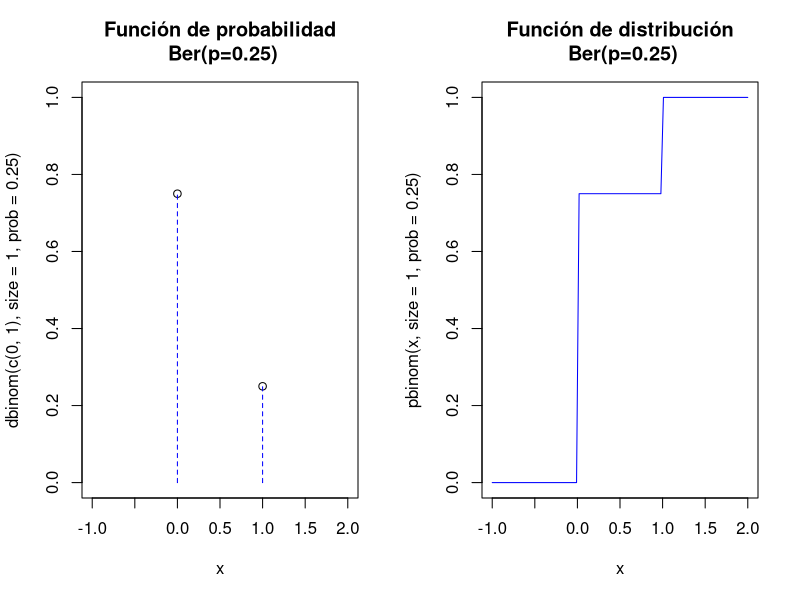
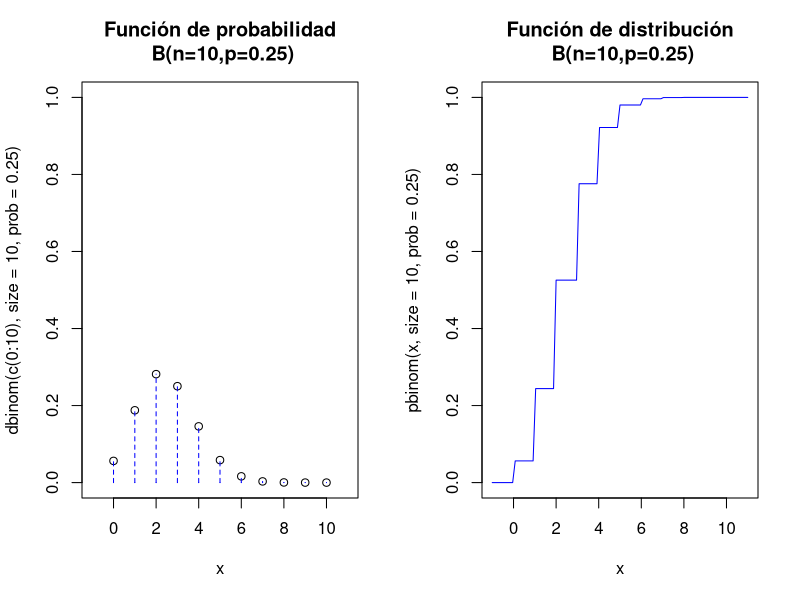
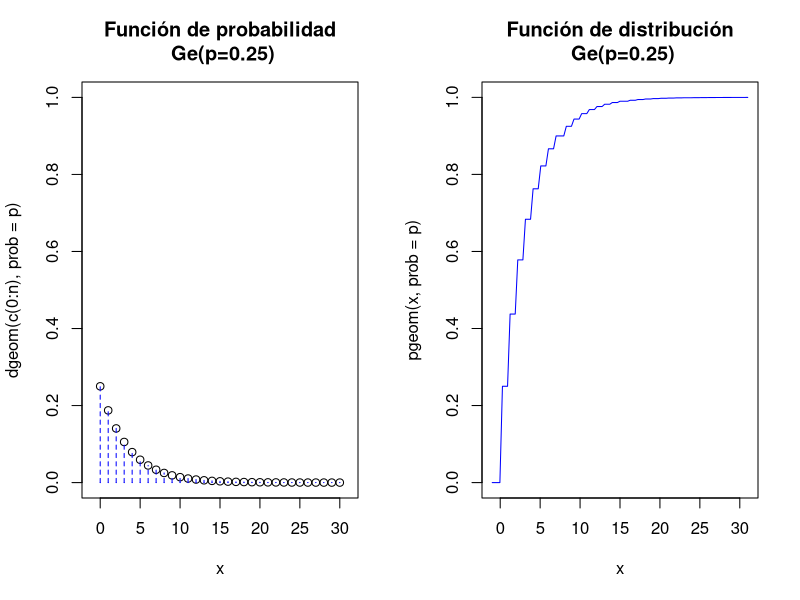
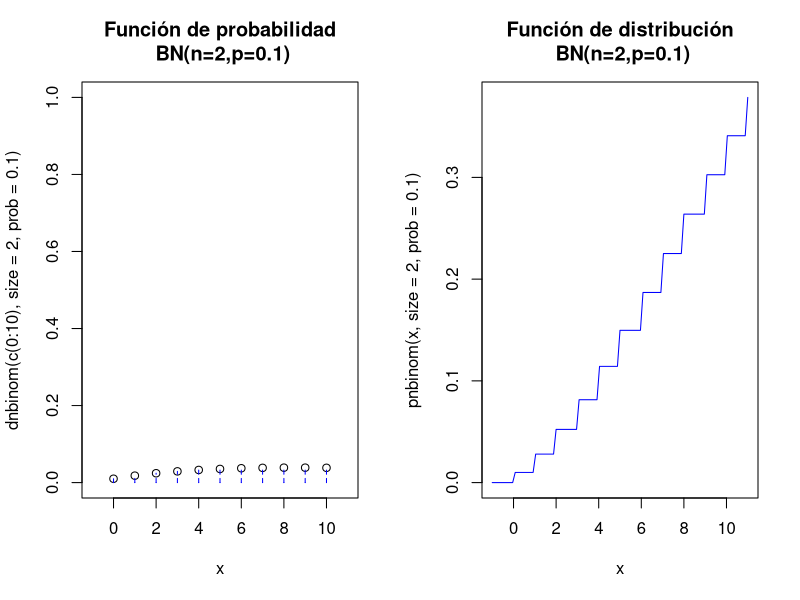
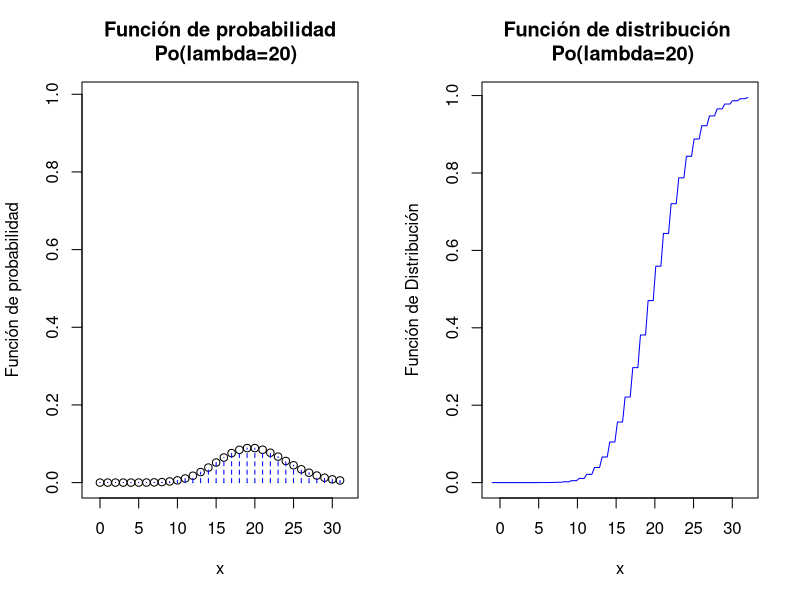
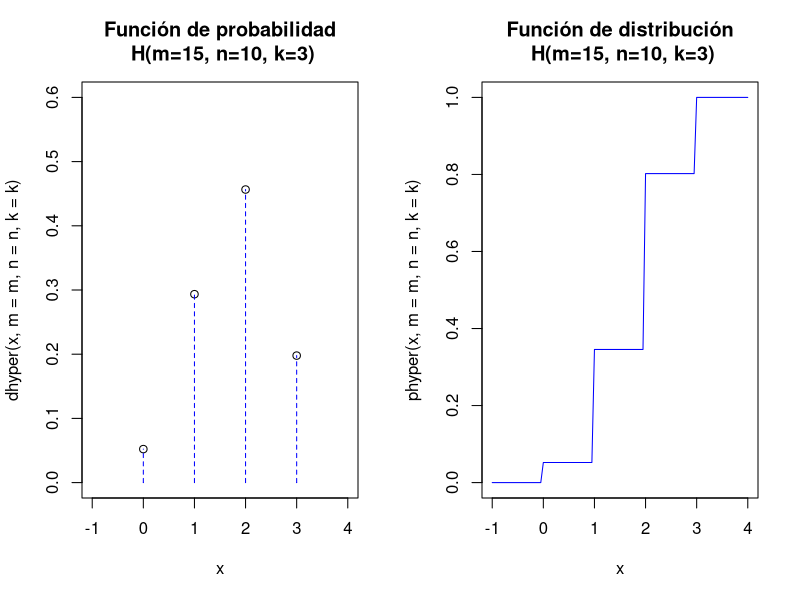
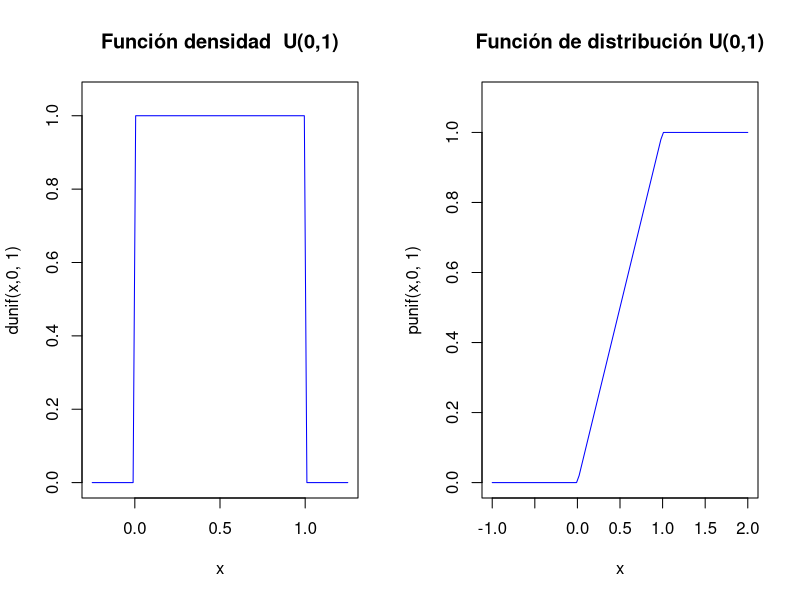
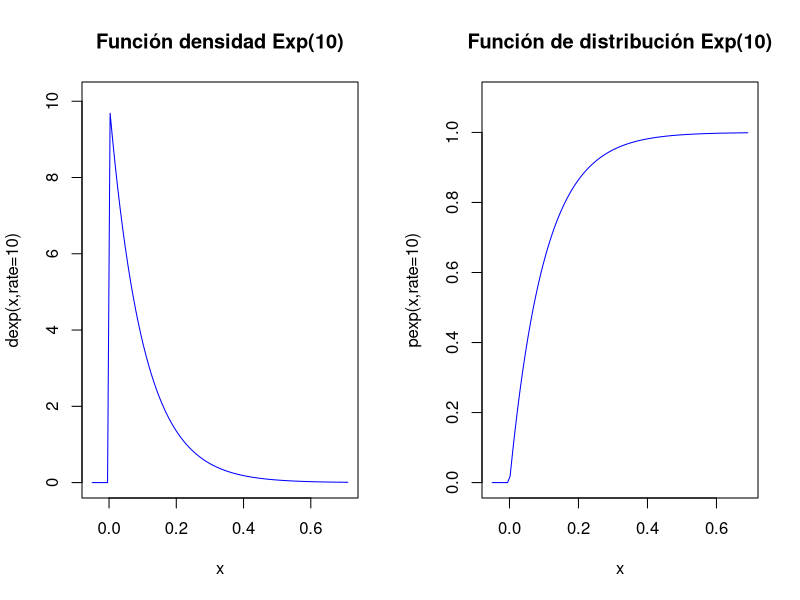

These charts were generated, in order, by the following R code:
## ---- chunk 1
dbinom(0,size=1,prob=0.25)
dbinom(1,size=1,prob=0.25)
rbinom(n=20,size = 1,prob=0.25)
## ---- chunk 2
par(mfrow=c(1,2))
plot(x=c(0,1),y=dbinom(c(0,1),size=1,prob=0.25),
     ylim=c(0,1),xlim=c(-1,2),xlab="x",
     main="Función de probabilidad\n Ber(p=0.25)")
lines(x=c(0,0,1,1),y=c(0,0.75,0,0.25), type = "h", lty = 2,col="blue")
curve(pbinom(x,size=1,prob=0.25),
      xlim=c(-1,2),col="blue",
      main="Función de distribución\n Ber(p=0.25)")
par(mfrow=c(1,1))
## ---- chunk 3
choose(6,5)
## ---- chunk 4
choose(10,5)
## ---- chunk 5
choose(22,10)
## ---- chunk 6
pbinom(0,size=10,prob=0.25)
## ---- chunk 7
pbinom(4,size=10,prob=0.25)
## ---- chunk 8
dbinom(0,size=10,prob=0.25)
## ---- chunk 9
dbinom(4,size=10,prob=0.25)
## ---- chunk 10
set.seed(2019)
rbinom(100,size = 20,prob=0.5)
## ---- chunk 11
par(mfrow=c(1,2))
aux=rep(0,22)
aux[seq(2,22,2)]=dbinom(c(0:10),size=10,prob=0.25)
plot(x=c(0:10),y=dbinom(c(0:10),size=10,prob=0.25),
  ylim=c(0,1),xlim=c(-1,11),xlab="x",
  main="Función de probabilidad\n B(n=10,p=0.25)")
lines(x=rep(0:10,each=2),y=aux, type = "h", lty = 2,col="blue")
curve(pbinom(x,size=10,prob=0.25),
  xlim=c(-1,11),col="blue",
  main="Función de distribución\n B(n=10,p=0.25)")
par(mfrow=c(1,1))
## ---- chunk 12
dbinom(4,size=10,prob = 0.4)
## ---- chunk 13
pbinom(3,10,0.4)
## ---- chunk 14
1-pbinom(3,10,0.4)
## ---- chunk 15
pbinom(3,10,0.4,lower.tail = FALSE)
## ---- chunk 16
dbinom(0,10,0.4)+dbinom(1,10,0.4)+dbinom(2,10,0.4)
pbinom(2,10,0.4)
## ---- chunk 17
dgeom(0,prob=0.25)
## ---- chunk 18
pgeom(0,prob=0.25)
## ---- chunk 19
pgeom(4,prob=0.25)
## ---- chunk 20
rgeom(n=25,prob=0.25)
## ---- chunk 21
  par(mfrow=c(1,2))
  p=0.25
  n=30
  aux=rep(0,(n+1)*2)
  aux[seq(2,(n+1)*2,2)]=dgeom(c(0:n),prob=p)
  plot(x=c(0:n),y=dgeom(c(0:n),prob=p),
       ylim=c(0,1),xlim=c(-1,n+1),xlab="x",
       main=paste0(c("Función de probabilidad\n Ge(p=",p,")"),collapse = ""))
  lines(x=rep(0:n,each=2),y=aux, type = "h", lty = 2,col="blue")
  curve(pgeom(x,prob=p),
        xlim=c(-1,n+1),col="blue",
        main=paste0(c("Función de distribución\n Ge(p=",p,")"),collapse = ""))
  par(mfrow=c(1,1))
## ---- chunk 22
choose(-6,4)
## ---- chunk 23
dnbinom(5,size=2,p=0.1)
## ---- chunk 24
pnbinom(4,size=2,p=0.1)
1-pnbinom(4,size=2,p=0.1)
pnbinom(4,size=2,p=0.1,lower.tail=FALSE)
## ---- chunk 25
par(mfrow=c(1,2))
aux=rep(0,22)
aux[seq(2,22,2)]=dnbinom(c(0:10),size=2,prob=0.1)
plot(x=c(0:10),y=dnbinom(c(0:10),size=2,prob=0.1),
  ylim=c(0,1),xlim=c(-1,11),xlab="x",
  main="Función de probabilidad\n BN(n=2,p=0.1)")
lines(x=rep(0:10,each=2),y=aux, type = "h", lty = 2,col="blue")
curve(pnbinom(x,size=2,prob=0.1),
  xlim=c(-1,11),col="blue",
  main="Función de distribución\n BN(n=2,p=0.1)")
par(mfrow=c(1,1))
## ---- chunk 26
choose(152,2)*0.999^150*0.001^3
## ---- chunk 27
dnbinom(150,size=3,p=0.001)
## ---- chunk 28
pnbinom(150,3,0.001)
## ---- chunk 29
20^(21)/factorial(21)*exp(-20)
dpois(21,lambda = 20)
## ---- chunk 30
dpois(0,lambda = 3)
dpois(1,lambda = 3)
## ---- chunk 31
ppois(0,lambda = 3)
ppois(1,lambda = 3)
dpois(0,lambda = 3)+dpois(1,lambda = 3) ### es igual a ppois(1,lambda=3)
## ---- chunk 32
dpois(0:10,3)
sum(dpois(0:10,3))
ppois(10,3)
## ---- chunk 33
rpois(n=100,lambda = 3)
## ---- chunk 34
dpois(21,lambda=20)## P(X=21)
## ---- chunk 35
ppois(5,lambda=20)
1-ppois(5,lambda=20) ## es 1-P(X<=5)=P(X>=6)
ppois(5,lambda=20,lower.tail =FALSE ) ## acumula hacia arriba P(X>5)=P(X>=6)=P(X=6)+P(X=7)+...
## ---- chunk 36
lambda=20
par(mfrow=c(1,2))
n=qpois(0.99,lambda=lambda)
aux=rep(0,(n+1)*2)
aux[seq(2,(n+1)*2,2)]=dpois(c(0:n),lambda=lambda)
ymax=max(ppois(0:n,lambda=lambda))
plot(x=c(0:n),y=dpois(c(0:n),lambda=lambda),
     ylim=c(0,ymax),xlim=c(-1,n+1),xlab="x",ylab="Función de probabilidad",
     main=paste0(c("Función de probabilidad\n  Po(lambda=",lambda,")"),collapse = ""))
lines(x=rep(0:n,each=2),y=aux,pch=21, type = "h", lty = 2,col="blue")
curve(ppois(x,lambda=lambda),
      xlim=c(-1,n+1),col="blue",ylab="Función de Distribución",
      main=paste0(c("Función de distribución \n Po(lambda=",lambda,")"),collapse = ""))
par(mfrow=c(1,1))
## ---- chunk 37
1-dpois(25,lambda=3)
## ---- chunk 38
6^0/factorial(0)*exp(-6)
ppois(0,lambda=3*2)
## ---- chunk 39
c(choose(15,2), choose(10,1), choose(25,3))
## ---- chunk 40
dhyper(x=2,m=15,10,k=3)
phyper(q=1,m=15,n=10,k=3)## sí, le han puesto q ya veremos el porqué
1-phyper(q=1,m=15,n=10,k=3)
## ---- chunk 41
rhyper(nn=200,m=15,n=10,k=3)
## ---- chunk 42
par(mfrow=c(1,2))
m=15
n=10
k=3
a=max(c(0,k-n))
b=min(c(m,k))
l=b-a+1
aux=rep(0,2*l)
aux[seq(2,2*l,2)]=dhyper(c(a:b),m=m,n=n,k=k)
x=a:b
plot(x,y=dhyper(x,m=m,n=n,k=k),
  ylim=c(0,0.6),xlim=c(a-1,b+1),xlab="x",
  main=paste0("Función de probabilidad\n H(m=",m,", n=",n,", k=",k,")"))
lines(x=rep(a:b,each=2),y=aux, type = "h", lty = 2,col="blue")
curve(phyper(x,m=m,n=n,k=k),
  xlim=c(a-1,b+1),col="blue",
  main=paste0("Función de distribución\n H(m=",m,", n=",n,", k=",k,")"))
par(mfrow=c(1,1))
## ---- chunk 43
par(mfrow=c(1,2))
a=0;b=1
curve(dunif(x,a,b),xlim=c(a-0.25,b+0.25),ylim=c(0,max(1/(b-a)+0.05,0.1)),
      col="blue",main=paste0("Función densidad  U(",a,",",b,")"),
      ylab=paste0("dunif(x,",a,", ",b,")"))
curve(punif(x,a,b),xlim=c(a-1,b+1),ylim=c(0,1.1),
      col="blue",main=paste0("Función de distribución U(",a,",",b,")"),
      ylab=paste0("punif(x,",a,", ",b,")"))
## ---- chunk 44
dunif(x=0.5, min=-1,max=1)
punif(q=0.5,min=-1,max=1)
## ---- chunk 45
runif(n=5,min=-1,max=1)
## ---- chunk 46
dunif(x=0.5)
punif(q=0.5)
runif(n=5)
## ---- chunk 47
pexp(0.5,rate=3)
1-pexp(0.5,rate=3)
pexp(0.5,rate=3,lower.tail = FALSE)
## ---- chunk 48
dexp(0.001,rate=3)### alerta no es una probabilidad, es una densidad y puede ser >1
pexp(0.5,rate=3) ##P(X<0.5)
rexp(10,3)### diez tiempos de una exponencial
## ---- chunk 49
lambda=10
par(mfrow=c(1,2))
curve(dexp(x,rate=lambda),xlim=c(-0.05,round(qexp(0.99,rate=lambda,2),2)+0.25),
      ylim=c(0,dexp(0,lambda)+0.1),col="blue",
      main=paste0("Función densidad Exp(",lambda,")"),
      ylab=paste0("dexp(x,rate=",lambda,")"))
curve(pexp(x,rate=lambda),xlim=c(-0.05,qexp(0.999,10)),ylim=c(0,1.1),col="blue",
      main=paste0("Función de distribución Exp(",lambda,")"),
      ylab=paste0("pexp(x,rate=",lambda,")"))
par(mfrow=c(1,1))
## ---- chunk 50
curve(dnorm(x),main="Función de densidad de una normal estándar",xlim=c(-3.9,3.9))
## ---- chunk 51
dnorm(2,mean=1,sd=2)
## ---- chunk 52
pnorm(2,mean=1,sd=2) 
## ---- chunk 53
qnorm(0.95,mean=1,sd=2)
## ---- chunk 54
rnorm(n=5,mean=1,sd=2)
## ---- chunk 55
curve(dnorm(x,0,1),xlim=c(-4,4),ylim=c(0,1/sqrt(2*pi)),col="blue",xaxt="n",yaxt="n",
      ylab=expression(f(x)),cex=0.5)
axis(1,at=c(-1,0,1),labels =c(expression(mu-x),expression(mu),expression(mu-x)))
axis(2,at=c(0,1/sqrt(2*pi)),labels =c(0,expression( paste(frac(1, sqrt(2 * pi))))))
segments(x0=-1,y0=0,x1=-1,y1=dnorm(-1,0,1),col="red",lty=2)
segments(x0=-1,y0=dnorm(-1,0,1),x1=-4.4,y1=dnorm(-1,0,1), col="red",lty=2)
segments(x0=1,y0=0,x1=1,y1=dnorm(1,0,1),col="red",lty=2)
segments(x0=1,y0=dnorm(1,0,1),x1=-4.4,y1=dnorm(1,0,1), col="red",lty=2)
text(x = -3,y=dnorm(-0.9),expression(f(mu-x)==f(mu+x)))
## ---- chunk 56
par(mfrow=c(1,2))
x=-2
xx=seq(-4,x,by=0.01)
curve(dnorm(x,0,1),xlim=c(-4,4),ylim=c(0,1/sqrt(2*pi)),col="blue",xaxt="n",yaxt="n",
      ylab=expression(f(x)),cex=0.5)
text(-3,dnorm(-2),expression(F(mu-x)))
polygon(x=c(-4,xx,x),y=c(0,dnorm(xx, 0,1),0), density=20,col="skyblue")
axis(1,at=c(-2,0),labels =c(expression(mu-x),expression(mu)))

x=2
xx=seq(-4,x,by=0.01)
curve(dnorm(x,0,1),xlim=c(-4,4),ylim=c(0,1/sqrt(2*pi)),col="blue",xaxt="n",yaxt="n",
      ylab=expression(f(x)),cex=0.5)
polygon(x=c(-4,xx,x),y=c(0,dnorm(xx, 0,1),0), density=20,col="skyblue")
axis(1,at=c(0,2),labels =c(expression(mu),expression(mu+x)))
xx2=seq(x+0.01,4,by=0.01)
polygon(x=c(x,xx2,4),y=c(0,dnorm(xx2, 0,1),0), density=20,col="red")
text(-3,dnorm(-2),expression(F(mu+x)))
text(3,dnorm(-2),expression(1-F(mu+x)))
par(mfrow=c(1,1))
## ---- chunk 57
pnorm(2,mean=2,sd=4)-pnorm(1,mean=2,sd=4)#P(1< X< 2)
pnorm(3,mean=2,sd=4,lower.tail =FALSE)#P(X>3)
1-pnorm(3,mean=2,sd=4,lower.tail=TRUE)#P(X>3) = 1-P(X<=3)
## ---- chunk 58
qbinom(c(0.3,0.6,0.8),5,0.5)
## ---- chunk 59
ddado=function(x,n=6) {
  sapply(x,FUN=function(x) {
    if( x %in% c(1:n)){return(1/n)} else {return(0)}})
  }
## ---- chunk 60
ddado(1.5,n=6)
## ---- chunk 61
ddado(1:10,n=6)
## ---- chunk 62
pdado=function(x,n=6) 
  {
  sapply(x,FUN=function(y){ if (y<1){ return(0)}else{if(y>=n){return(1)} else
  {return(sum(ddado(c(1:(floor(y))),n=n)))}}})
  }
## ---- chunk 63
pdado(0:11,6)
## ---- chunk 64
qdado=function(p,n=6){
sapply(p,FUN=function(pp=p,nn=n) 
  {
  if(pp<0 | pp>1) {return(NA)}
  else {
  aux=pp>=pdado(1:n,nn)
  aux
  ifelse(all(!aux),return(1),return(max(which(pp>=pdado(1:n,nn)))))}}
)
}
## ---- chunk 65
qdado(1.5)
qdado(-1)
## ---- chunk 66
qdado(c(0.1,0.5,0.6,1))
